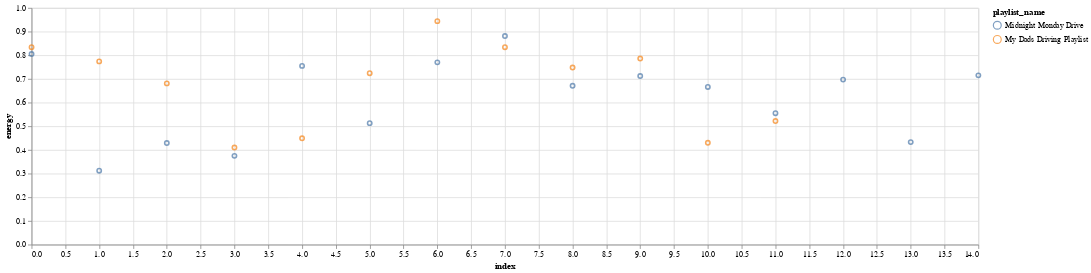

This figure's notebook cell:
### Code cell
alt.Chart(combined_df).mark_point().encode(
    x=alt.X('index', sort=None),
    y='energy',
    color="playlist_name",
    tooltip=["artist", "track_name", "playlist_name"]
).properties(
    width=1200
)

### Figure 1 — Vega-Lite specification as saved in the notebook (floating-point values rounded to 4 significant figures)
{"config": {"view": {"continuousWidth": 400, "continuousHeight": 300}}, "data": {"name": "data-3f4bf18080b1e4ad641d687196d587bd"}, "mark": "point", "encoding": {"color": {"type": "nominal", "field": "playlist_name"}, "tooltip": [{"type": "nominal", "field": "artist"}, {"type": "nominal", "field": "track_name"}, {"type": "nominal", "field": "playlist_name"}], "x": {"type": "quantitative", "field": "index", "sort": null}, "y": {"type": "quantitative", "field": "energy"}}, "width": 1200, "$schema": "https://vega.github.io/schema/vega-lite/v4.8.1.json", "datasets": {"data-3f4bf18080b1e4ad641d687196d587bd": [{"level_0": 0, "index": 0, "artist": "The Parlor Mob", "album": "Dark Hour", "track_name": "Setting With The Sun", "track_id": "38cy2yg41sWM96SKMeGUPL", "danceability": 0.605, "energy": 0.805, "key": 7, "loudness": -7.805, "mode": 1, "speechiness": 0.0467, "instrumentalness": 0.937, "liveness": 0.0846, "valence": 0.534, "tempo": 129.0, "duration_ms": 220413, "time_signature": 4, "playlist_id": "0tjQYEAydt0REulno4PYiC", "playlist_name": "Midnight Monday Drive"}, {"level_0": 1, "index": 1, "artist": "Rich Brian", "album": "The Sailor", "track_name": "Drive Safe", "track_id": "6eDfe957aV4sqGnDhlSikJ", "danceability": 0.635, "energy": 0.312, "key": 7, "loudness": -8.134, "mode": 1, "speechiness": 0.0265, "instrumentalness": 0.0, "liveness": 0.138, "valence": 0.414, "tempo": 98.02, "duration_ms": 240118, "time_signature": 4, "playlist_id": "0tjQYEAydt0REulno4PYiC", "playlist_name": "Midnight Monday Drive"}, {"level_0": 2, "index": 2, "artist": "Russ", "album": "There's Really A Wolf", "track_name": "Ride Slow", "track_id": "6HK4YGOpZr1ost68QP3ul0", "danceability": 0.737, "energy": 0.429, "key": 4, "loudness": -10.25, "mode": 0, "speechiness": 0.0785, "instrumentalness": 0.0, "liveness": 0.104, "valence": 0.147, "tempo": 99.95, "duration_ms": 185400, "time_signature": 4, "playlist_id": "0tjQYEAydt0REulno4PYiC", "playlist_name": "Midnight Monday Drive"}, {"level_0": 3, "index": 3, "artist": "Sam Coury", "album": "wish.", "track_name": "wish.", "track_id": "3eozmuyjtrhpaitBmd1LcE", "danceability": 0.618, "energy": 0.375, "key": 11, "loudness": -13.29, "mode": 0, "speechiness": 0.0417, "instrumentalness": 3.93e-06, "liveness": 0.161, "valence": 0.447, "tempo": 142.0, "duration_ms": 331311, "time_signature": 4, "playlist_id": "0tjQYEAydt0REulno4PYiC", "playlist_name": "Midnight Monday Drive"}, {"level_0": 4, "index": 4, "artist": "Tash Sultana", "album": "Flow State", "track_name": "Cigarettes", "track_id": "4eFTvwsYlTC0b0fjqxmrx7", "danceability": 0.563, "energy": 0.755, "key": 11, "loudness": -5.048, "mode": 0, "speechiness": 0.248, "instrumentalness": 7.59e-05, "liveness": 0.0562, "valence": 0.576, "tempo": 158.0, "duration_ms": 322716, "time_signature": 4, "playlist_id": "0tjQYEAydt0REulno4PYiC", "playlist_name": "Midnight Monday Drive"}, {"level_0": 5, "index": 5, "artist": "Sam Coury", "album": "run!", "track_name": "run!", "track_id": "3baLS9Kc4MdhcnhWh4hDDm", "danceability": 0.593, "energy": 0.513, "key": 4, "loudness": -14.93, "mode": 1, "speechiness": 0.0356, "instrumentalness": 5.93e-05, "liveness": 0.074, "valence": 0.65, "tempo": 150.0, "duration_ms": 252578, "time_signature": 4, "playlist_id": "0tjQYEAydt0REulno4PYiC", "playlist_name": "Midnight Monday Drive"}, {"level_0": 6, "index": 6, "artist": "High Highs", "album": "Cascades", "track_name": "Ocean to City", "track_id": "3lM46J2IddE8ihX7e39w7H", "danceability": 0.555, "energy": 0.77, "key": 4, "loudness": -7.241, "mode": 1, "speechiness": 0.0265, "instrumentalness": 0.318, "liveness": 0.223, "valence": 0.321, "tempo": 131.9, "duration_ms": 271667, "time_signature": 4, "playlist_id": "0tjQYEAydt0REulno4PYiC", "playlist_name": "Midnight Monday Drive"}, {"level_0": 7, "index": 7, "artist": "Magic Man", "album": "Before the Waves", "track_name": "Paris", "track_id": "4EaO2XR7gWaHq8DW7nu1iY", "danceability": 0.472, "energy": 0.881, "key": 2, "loudness": -5.252, "mode": 1, "speechiness": 0.0524, "instrumentalness": 0.0, "liveness": 0.0698, "valence": 0.502, "tempo": 178.9, "duration_ms": 232747, "time_signature": 4, "playlist_id": "0tjQYEAydt0REulno4PYiC", "playlist_name": "Midnight Monday Drive"}, {"level_0": 8, "index": 8, "artist": "Digital Farm Animals", "album": "Tokyo Nights", "track_name": "Tokyo Nights", "track_id": "3TxKtkCNR1yQARsvHxvNnP", "danceability": 0.556, "energy": 0.671, "key": 11, "loudness": -6.366, "mode": 0, "speechiness": 0.0647, "instrumentalness": 0.000377, "liveness": 0.111, "valence": 0.252, "tempo": 105.1, "duration_ms": 243536, "time_signature": 4, "playlist_id": "0tjQYEAydt0REulno4PYiC", "playlist_name": "Midnight Monday Drive"}, {"level_0": 9, "index": 9, "artist": "M83", "album": "Hurry Up, We're Dreaming", "track_name": "Midnight City", "track_id": "1eyzqe2QqGZUmfcPZtrIyt", "danceability": 0.526, "energy": 0.712, "key": 11, "loudness": -6.525, "mode": 0, "speechiness": 0.0356, "instrumentalness": 0.0, "liveness": 0.179, "valence": 0.32, "tempo": 105.0, "duration_ms": 241440, "time_signature": 4, "playlist_id": "0tjQYEAydt0REulno4PYiC", "playlist_name": "Midnight Monday Drive"}, {"level_0": 10, "index": 10, "artist": "Le Youth", "album": "Waves", "track_name": "Waves - OCULA Remix", "track_id": "3IeLJ5OLr0tCHsr7SDnfi8", "danceability": 0.738, "energy": 0.666, "key": 5, "loudness": -10.05, "mode": 0, "speechiness": 0.0377, "instrumentalness": 0.918, "liveness": 0.107, "valence": 0.0676, "tempo": 120.0, "duration_ms": 244000, "time_signature": 4, "playlist_id": "0tjQYEAydt0REulno4PYiC", "playlist_name": "Midnight Monday Drive"}, {"level_0": 11, "index": 11, "artist": "Lane 8", "album": "Little by Little", "track_name": "Stir Me Up", "track_id": "2G3j7EHedVdb4ZEpJpkS5W", "danceability": 0.562, "energy": 0.555, "key": 5, "loudness": -10.46, "mode": 1, "speechiness": 0.0319, "instrumentalness": 0.533, "liveness": 0.129, "valence": 0.118, "tempo": 93.98, "duration_ms": 296170, "time_signature": 4, "playlist_id": "0tjQYEAydt0REulno4PYiC", "playlist_name": "Midnight Monday Drive"}, {"level_0": 12, "index": 12, "artist": "Sultan + Shepard", "album": "Something, Everything", "track_name": "Naama", "track_id": "2CFGJOKqK7pOdGN4Ujg0Ea", "danceability": 0.626, "energy": 0.697, "key": 10, "loudness": -8.689, "mode": 0, "speechiness": 0.0398, "instrumentalness": 0.58, "liveness": 0.111, "valence": 0.0537, "tempo": 120.0, "duration_ms": 332250, "time_signature": 4, "playlist_id": "0tjQYEAydt0REulno4PYiC", "playlist_name": "Midnight Monday Drive"}, {"level_0": 13, "index": 13, "artist": "Le Youth", "album": "Reminders", "track_name": "Feel Around You", "track_id": "7nWvuyjrcLK2QnWAwXBfnv", "danceability": 0.582, "energy": 0.433, "key": 0, "loudness": -12.39, "mode": 1, "speechiness": 0.0382, "instrumentalness": 0.0729, "liveness": 0.114, "valence": 0.128, "tempo": 119.9, "duration_ms": 389020, "time_signature": 4, "playlist_id": "0tjQYEAydt0REulno4PYiC", "playlist_name": "Midnight Monday Drive"}, {"level_0": 14, "index": 14, "artist": "SYML", "album": "Clean Eyes (The Midnight Remix)", "track_name": "Clean Eyes - The Midnight Remix", "track_id": "5OwQwWZwwlRFRejqWPCQnu", "danceability": 0.633, "energy": 0.715, "key": 7, "loudness": -9.102, "mode": 1, "speechiness": 0.0438, "instrumentalness": 0.0578, "liveness": 0.332, "valence": 0.351, "tempo": 87.01, "duration_ms": 232738, "time_signature": 4, "playlist_id": "0tjQYEAydt0REulno4PYiC", "playlist_name": "Midnight Monday Drive"}, {"level_0": 0, "index": 0, "artist": "Lynyrd Skynyrd", "album": "Pronounced' Leh-'Nerd 'Skin-'Nerd", "track_name": "Free Bird", "track_id": "5EWPGh7jbTNO2wakv8LjUI", "danceability": 0.249, "energy": 0.834, "key": 0, "loudness": -8.21, "mode": 1, "speechiness": 0.0577, "instrumentalness": 9.48e-05, "liveness": 0.0924, "valence": 0.338, "tempo": 118.2, "duration_ms": 547107, "time_signature": 4, "playlist_id": "1jPGGXaawH9yUzTZBei5Hi", "playlist_name": "My Dads Driving Playlist"}, {"level_0": 1, "index": 1, "artist": "Creedence Clearwater Revival", "album": "Green River (Expanded Edition)", "track_name": "Bad Moon Rising", "track_id": "20OFwXhEXf12DzwXmaV7fj", "danceability": 0.508, "energy": 0.774, "key": 2, "loudness": -5.973, "mode": 1, "speechiness": 0.0321, "instrumentalness": 4.87e-06, "liveness": 0.063, "valence": 0.942, "tempo": 178.9, "duration_ms": 141600, "time_signature": 4, "playlist_id": "1jPGGXaawH9yUzTZBei5Hi", "playlist_name": "My Dads Driving Playlist"}, {"level_0": 2, "index": 2, "artist": "The Rolling Stones", "album": "The Rolling Stones Singles Collection: The London Years", "track_name": "Sympathy For The Devil", "track_id": "75zMKn5euxQdlkZgu4P42J", "danceability": 0.728, "energy": 0.681, "key": 9, "loudness": -10.94, "mode": 1, "speechiness": 0.221, "instrumentalness": 0.0, "liveness": 0.0559, "valence": 0.578, "tempo": 115.9, "duration_ms": 376800, "time_signature": 4, "playlist_id": "1jPGGXaawH9yUzTZBei5Hi", "playlist_name": "My Dads Driving Playlist"}, {"level_0": 3, "index": 3, "artist": "John Mellencamp", "album": "American Fool", "track_name": "Jack & Diane", "track_id": "43btz2xjMKpcmjkuRsvxyg", "danceability": 0.811, "energy": 0.41, "key": 9, "loudness": -8.214, "mode": 1, "speechiness": 0.0391, "instrumentalness": 6.63e-06, "liveness": 0.0799, "valence": 0.626, "tempo": 104.0, "duration_ms": 254493, "time_signature": 4, "playlist_id": "1jPGGXaawH9yUzTZBei5Hi", "playlist_name": "My Dads Driving Playlist"}, {"level_0": 4, "index": 4, "artist": "Tom Petty", "album": "Full Moon Fever", "track_name": "Free Fallin'", "track_id": "5tVA6TkbaAH9QMITTQRrNv", "danceability": 0.623, "energy": 0.449, "key": 5, "loudness": -13.33, "mode": 1, "speechiness": 0.0253, "instrumentalness": 0.0, "liveness": 0.0613, "valence": 0.572, "tempo": 84.38, "duration_ms": 256000, "time_signature": 4, "playlist_id": "1jPGGXaawH9yUzTZBei5Hi", "playlist_name": "My Dads Driving Playlist"}, {"level_0": 5, "index": 5, "artist": "The Who", "album": "Who's Next (Deluxe Edition)", "track_name": "Baba O'Riley", "track_id": "3qiyyUfYe7CRYLucrPmulD", "danceability": 0.489, "energy": 0.724, "key": 5, "loudness": -8.367, "mode": 1, "speechiness": 0.0352, "instrumentalness": 0.185, "liveness": 0.287, "valence": 0.15, "tempo": 117.3, "duration_ms": 300400, "time_signature": 4, "playlist_id": "1jPGGXaawH9yUzTZBei5Hi", "playlist_name": "My Dads Driving Playlist"}, {"level_0": 6, "index": 6, "artist": "Bruce Springsteen", "album": "Born To Run", "track_name": "Born to Run", "track_id": "6hTcuIQa0sxrrByu9wTD7s", "danceability": 0.27, "energy": 0.944, "key": 4, "loudness": -4.199, "mode": 1, "speechiness": 0.0975, "instrumentalness": 2.05e-05, "liveness": 0.116, "valence": 0.606, "tempo": 146.3, "duration_ms": 269920, "time_signature": 4, "playlist_id": "1jPGGXaawH9yUzTZBei5Hi", "playlist_name": "My Dads Driving Playlist"}, {"level_0": 7, "index": 7, "artist": "Bryan Adams", "album": "Reckless (30th Anniversary / Deluxe Edition)", "track_name": "Summer Of '69", "track_id": "0GONea6G2XdnHWjNZd6zt3", "danceability": 0.508, "energy": 0.834, "key": 2, "loudness": -6.205, "mode": 1, "speechiness": 0.0386, "instrumentalness": 0.0, "liveness": 0.0732, "valence": 0.774, "tempo": 139.1, "duration_ms": 216053, "time_signature": 4, "playlist_id": "1jPGGXaawH9yUzTZBei5Hi", "playlist_name": "My Dads Driving Playlist"}, {"level_0": 8, "index": 8, "artist": "Journey", "album": "Escape (Bonus Track Version)", "track_name": "Don't Stop Believin'", "track_id": "4bHsxqR3GMrXTxEPLuK5ue", "danceability": 0.5, "energy": 0.748, "key": 4, "loudness": -9.072, "mode": 1, "speechiness": 0.0363, "instrumentalness": 0.0, "liveness": 0.447, "valence": 0.514, "tempo": 118.9, "duration_ms": 250987, "time_signature": 4, "playlist_id": "1jPGGXaawH9yUzTZBei5Hi", "playlist_name": "My Dads Driving Playlist"}, {"level_0": 9, "index": 9, "artist": "Kansas", "album": "Leftoverture (Expanded Edition)", "track_name": "Carry on Wayward Son", "track_id": "4DMKwE2E2iYDKY01C335Uw", "danceability": 0.482, "energy": 0.786, "key": 7, "loudness": -5.735, "mode": 1, "speechiness": 0.032, "instrumentalness": 8.88e-05, "liveness": 0.446, "valence": 0.793, "tempo": 126.8, "duration_ms": 323000, "time_signature": 4, "playlist_id": "1jPGGXaawH9yUzTZBei5Hi", "playlist_name": "My Dads Driving Playlist"}, {"level_0": 10, "index": 10, "artist": "John Denver", "album": "The John Denver Collection, Vol. 1: Take Me Home Country Roads", "track_name": "Take Me Home, Country Roads - Rerecorded", "track_id": "2xYlyywNgefLCRDG8hlxZq", "danceability": 0.255, "energy": 0.43, "key": 9, "loudness": -12.56, "mode": 1, "speechiness": 0.0322, "instrumentalness": 1.87e-05, "liveness": 0.188, "valence": 0.546, "tempo": 164.3, "duration_ms": 197813, "time_signature": 4, "playlist_id": "1jPGGXaawH9yUzTZBei5Hi", "playlist_name": "My Dads Driving Playlist"}, {"level_0": 11, "index": 11, "artist": "Paul McCartney", "album": "Pure McCartney (Deluxe Edition)", "track_name": "Live And Let Die", "track_id": "74Qio2ajLFnRgNTXS0J0q4", "danceability": 0.454, "energy": 0.522, "key": 7, "loudness": -9.942, "mode": 1, "speechiness": 0.062, "instrumentalness": 0.00153, "liveness": 0.0955, "valence": 0.202, "tempo": 124.7, "duration_ms": 194613, "time_signature": 4, "playlist_id": "1jPGGXaawH9yUzTZBei5Hi", "playlist_name": "My Dads Driving Playlist"}]}}
